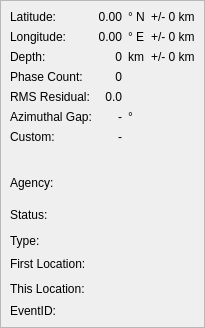
    <widget class="QFrame" name="frameInformation">
     <property name="frameShape">
      <enum>QFrame::StyledPanel</enum>
     </property>
     <property name="frameShadow">
      <enum>QFrame::Raised</enum>
     </property>
     <layout class="QGridLayout">
      <property name="margin">
       <number>9</number>
      </property>
      <property name="spacing">
       <number>6</number>
      </property>
      <item row="12" column="1" colspan="3">
       <widget class="QLabel" name="_lbThisLocation">
        <property name="font">
         <font>
          <family>Verdana</family>
          <pointsize>12</pointsize>
          <weight>50</weight>
          <italic>false</italic>
          <bold>false</bold>
          <underline>false</underline>
          <strikeout>false</strikeout>
         </font>
        </property>
        <property name="text">
         <string/>
        </property>
       </widget>
      </item>
      <item row="14" column="0">
       <spacer>
        <property name="orientation">
         <enum>Qt::Vertical</enum>
        </property>
        <property name="sizeHint" stdset="0">
         <size>
          <width>20</width>
          <height>0</height>
         </size>
        </property>
       </spacer>
      </item>
      <item row="8" column="0">
       <widget class="QLabel" name="_lbAgencyTxt">
        <property name="text">
         <string>Agency:</string>
        </property>
        <property name="alignment">
         <set>Qt::AlignLeading|Qt::AlignLeft|Qt::AlignVCenter</set>
        </property>
       </widget>
      </item>
      <item row="2" column="3">
       <widget class="QLabel" name="_lbDepthError">
        <property name="text">
         <string>+/- 0 km</string>
        </property>
        <property name="alignment">
         <set>Qt::AlignLeading|Qt::AlignLeft|Qt::AlignVCenter</set>
        </property>
       </widget>
      </item>
      <item row="13" column="0">
       <widget class="QLabel" name="_lbEventIDTxt">
        <property name="text">
         <string>EventID:</string>
        </property>
       </widget>
      </item>
      <item row="1" column="3">
       <widget class="QLabel" name="_lbLongError">
        <property name="text">
         <string>+/- 0 km</string>
        </property>
        <property name="alignment">
         <set>Qt::AlignLeading|Qt::AlignLeft|Qt::AlignVCenter</set>
        </property>
       </widget>
      </item>
      <item row="12" column="0">
       <widget class="QLabel" name="_lbThisLocTxt">
        <property name="text">
         <string>This Location:</string>
        </property>
        <property name="alignment">
         <set>Qt::AlignLeading|Qt::AlignLeft|Qt::AlignVCenter</set>
        </property>
       </widget>
      </item>
      <item row="9" column="0">
       <widget class="QLabel" name="_lbOriginStatusTxt">
        <property name="text">
         <string>Status:</string>
        </property>
        <property name="alignment">
         <set>Qt::AlignLeading|Qt::AlignLeft|Qt::AlignVCenter</set>
        </property>
       </widget>
      </item>
      <item row="1" column="1">
       <widget class="QLabel" name="_lbLongitude">
        <property name="text">
         <string>0.00</string>
        </property>
        <property name="alignment">
         <set>Qt::AlignRight|Qt::AlignTrailing|Qt::AlignVCenter</set>
        </property>
       </widget>
      </item>
      <item row="0" column="1">
       <widget class="QLabel" name="_lbLatitude">
        <property name="sizePolicy">
         <sizepolicy hsizetype="Preferred" vsizetype="Preferred">
          <horstretch>0</horstretch>
          <verstretch>0</verstretch>
         </sizepolicy>
        </property>
        <property name="text">
         <string>0.00</string>
        </property>
        <property name="alignment">
         <set>Qt::AlignRight|Qt::AlignTrailing|Qt::AlignVCenter</set>
        </property>
       </widget>
      </item>
      <item row="7" column="0" colspan="4">
       <widget class="QLabel" name="labelVDistance">
        <property name="text">
         <string>&lt;Spacer&gt;</string>
        </property>
       </widget>
      </item>
      <item row="4" column="1">
       <widget class="QLabel" name="_lbRMS">
        <property name="text">
         <string>0.0</string>
        </property>
        <property name="alignment">
         <set>Qt::AlignRight|Qt::AlignTrailing|Qt::AlignVCenter</set>
        </property>
       </widget>
      </item>
      <item row="3" column="0">
       <widget class="QLabel" name="_lbNoPhasesTxt">
        <property name="text">
         <string>Phase Count:</string>
        </property>
        <property name="alignment">
         <set>Qt::AlignLeading|Qt::AlignLeft|Qt::AlignVCenter</set>
        </property>
       </widget>
      </item>
      <item row="13" column="1" colspan="3">
       <widget class="QLabel" name="_lbEventID">
        <property name="text">
         <string/>
        </property>
       </widget>
      </item>
      <item row="11" column="1" colspan="3">
       <widget class="QLabel" name="_lbFirstLocation">
        <property name="font">
         <font>
          <family>Verdana</family>
          <pointsize>12</pointsize>
          <weight>50</weight>
          <italic>false</italic>
          <bold>false</bold>
          <underline>false</underline>
          <strikeout>false</strikeout>
         </font>
        </property>
        <property name="text">
         <string/>
        </property>
       </widget>
      </item>
      <item row="8" column="1" colspan="3">
       <widget class="QLabel" name="_lbAgency">
        <property name="font">
         <font>
          <family>Sans Serif</family>
          <pointsize>14</pointsize>
          <weight>50</weight>
          <italic>false</italic>
          <bold>false</bold>
          <underline>false</underline>
          <strikeout>false</strikeout>
         </font>
        </property>
        <property name="text">
         <string/>
        </property>
        <property name="alignment">
         <set>Qt::AlignLeading|Qt::AlignLeft|Qt::AlignVCenter</set>
        </property>
       </widget>
      </item>
      <item row="9" column="1" colspan="3">
       <widget class="QLabel" name="_lbOriginStatus">
        <property name="font">
         <font>
          <family>Sans Serif</family>
          <pointsize>14</pointsize>
          <weight>50</weight>
          <italic>false</italic>
          <bold>false</bold>
          <underline>false</underline>
          <strikeout>false</strikeout>
         </font>
        </property>
        <property name="text">
         <string/>
        </property>
        <property name="alignment">
         <set>Qt::AlignLeading|Qt::AlignLeft|Qt::AlignVCenter</set>
        </property>
       </widget>
      </item>
      <item row="2" column="0">
       <widget class="QLabel" name="_lbDepthTxt">
        <property name="text">
         <string>Depth:</string>
        </property>
        <property name="alignment">
         <set>Qt::AlignLeading|Qt::AlignLeft|Qt::AlignVCenter</set>
        </property>
       </widget>
      </item>
      <item row="0" column="0">
       <widget class="QLabel" name="_lbLatitudeTxt">
        <property name="text">
         <string>Latitude:</string>
        </property>
        <property name="alignment">
         <set>Qt::AlignLeading|Qt::AlignLeft|Qt::AlignVCenter</set>
        </property>
       </widget>
      </item>
      <item row="11" column="0">
       <widget class="QLabel" name="_lbFirstLocTxt">
        <property name="text">
         <string>First Location:</string>
        </property>
        <property name="alignment">
         <set>Qt::AlignLeading|Qt::AlignLeft|Qt::AlignVCenter</set>
        </property>
       </widget>
      </item>
      <item row="0" column="3">
       <widget class="QLabel" name="_lbLatError">
        <property name="sizePolicy">
         <sizepolicy hsizetype="Preferred" vsizetype="Preferred">
          <horstretch>1</horstretch>
          <verstretch>0</verstretch>
         </sizepolicy>
        </property>
        <property name="text">
         <string>+/- 0 km</string>
        </property>
        <property name="alignment">
         <set>Qt::AlignLeading|Qt::AlignLeft|Qt::AlignVCenter</set>
        </property>
       </widget>
      </item>
      <item row="3" column="1">
       <widget class="QLabel" name="_lbNoPhases">
        <property name="text">
         <string>0</string>
        </property>
        <property name="alignment">
         <set>Qt::AlignRight|Qt::AlignTrailing|Qt::AlignVCenter</set>
        </property>
       </widget>
      </item>
      <item row="1" column="0">
       <widget class="QLabel" name="_lbLongitudeTxt">
        <property name="text">
         <string>Longitude:</string>
        </property>
        <property name="alignment">
         <set>Qt::AlignLeading|Qt::AlignLeft|Qt::AlignVCenter</set>
        </property>
       </widget>
      </item>
      <item row="5" column="0">
       <widget class="QLabel" name="_lbGapTxt">
        <property name="text">
         <string>Azimuthal Gap:</string>
        </property>
       </widget>
      </item>
      <item row="5" column="2">
       <widget class="QLabel" name="label">
        <property name="text">
         <string>°</string>
        </property>
       </widget>
      </item>
      <item row="4" column="0">
       <widget class="QLabel" name="_lbRMSTxt">
        <property name="text">
         <string>RMS Residual:</string>
        </property>
        <property name="alignment">
         <set>Qt::AlignLeading|Qt::AlignLeft|Qt::AlignVCenter</set>
        </property>
       </widget>
      </item>
      <item row="1" column="2">
       <widget class="QLabel" name="_lbLongitudeUnit">
        <property name="text">
         <string>° E</string>
        </property>
        <property name="alignment">
         <set>Qt::AlignLeading|Qt::AlignLeft|Qt::AlignVCenter</set>
        </property>
       </widget>
      </item>
      <item row="0" column="2">
       <widget class="QLabel" name="_lbLatitudeUnit">
        <property name="sizePolicy">
         <sizepolicy hsizetype="Preferred" vsizetype="Preferred">
          <horstretch>0</horstretch>
          <verstretch>0</verstretch>
         </sizepolicy>
        </property>
        <property name="text">
         <string>° N</string>
        </property>
        <property name="alignment">
         <set>Qt::AlignLeading|Qt::AlignLeft|Qt::AlignVCenter</set>
        </property>
       </widget>
      </item>
      <item row="2" column="1">
       <widget class="QLabel" name="_lbDepth">
        <property name="text">
         <string>0</string>
        </property>
        <property name="alignment">
         <set>Qt::AlignRight|Qt::AlignTrailing|Qt::AlignVCenter</set>
        </property>
       </widget>
      </item>
      <item row="2" column="2">
       <widget class="QLabel" name="_lbDepthUnit">
        <property name="text">
         <string>km</string>
        </property>
        <property name="alignment">
         <set>Qt::AlignLeading|Qt::AlignLeft|Qt::AlignVCenter</set>
        </property>
       </widget>
      </item>
      <item row="6" column="0">
       <widget class="QLabel" name="_lbCommentTxt">
        <property name="text">
         <string>Custom:</string>
        </property>
       </widget>
      </item>
      <item row="6" column="1">
       <widget class="QLabel" name="_lbComment">
        <property name="text">
         <string>-</string>
        </property>
        <property name="alignment">
         <set>Qt::AlignRight|Qt::AlignTrailing|Qt::AlignVCenter</set>
        </property>
       </widget>
      </item>
      <item row="5" column="1">
       <widget class="QLabel" name="_lbAzGap">
        <property name="text">
         <string>-</string>
        </property>
        <property name="alignment">
         <set>Qt::AlignRight|Qt::AlignTrailing|Qt::AlignVCenter</set>
        </property>
       </widget>
      </item>
      <item row="10" column="0">
       <widget class="QLabel" name="label_3">
        <property name="text">
         <string>Type:</string>
        </property>
       </widget>
      </item>
      <item row="10" column="1" colspan="3">
       <widget class="QLabel" name="labelEventType">
        <property name="text">
         <string/>
        </property>
       </widget>
      </item>
     </layout>
    </widget>
